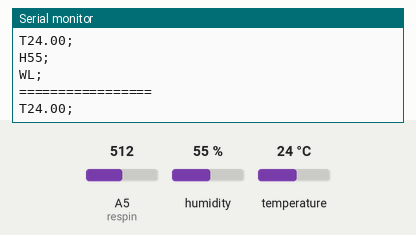
A sketch run on a simulated Arduino Uno, built with avr-gcc and run on an emulated ATmega328P. Shown: the last lines printed to the serial monitor. The test bench sets the inputs (shaded band); at power-on: A5 (respin) = 512, humidity 55 %, temperature 24 °C.

Above: at 5.8 s.
5.9 s: A5 (respin) set to 610
At 6.9 s:
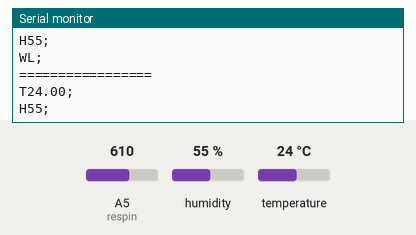
12.5 s: A5 (respin) set to 670
At 16.4 s:
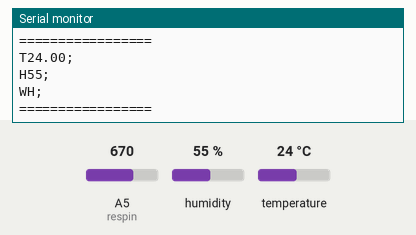
20.6 s: A5 (respin) set to 90
At 23.5 s:
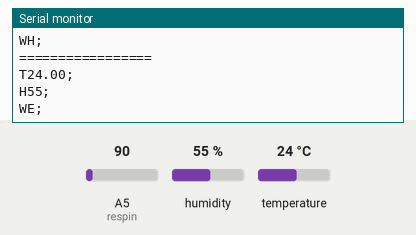
28.6 s: humidity set to 22 %
At 29.9 s:
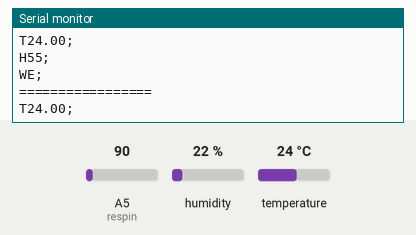
33.8 s: temperature set to 12 °C
At 34.6 s:
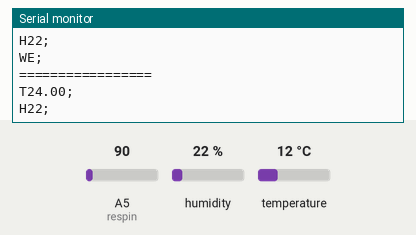
39.0 s: humidity set to 40 %
At 40.1 s:
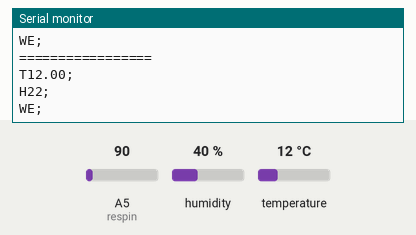
Timing chart, 0 to 42.0 s (numbered marks = the images above; inputs shaded):
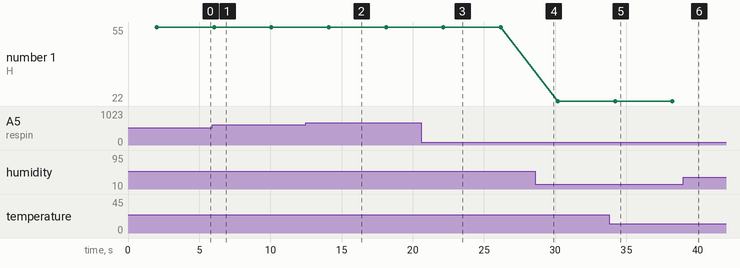

The sketch:

humidity_water_level.ino
```cpp
//humidity class
#include <SimpleDHT.h>

// for DHT11,
//      VCC: 5V or 3V
//      GND: GND
//      DATA: 2
int pinDHT11 = 2;
SimpleDHT11 dht11(pinDHT11);

//water level
int resval = 0;  // holds the value
int respin = A5; // sensor pin used


void setup() {
  // start the serial console
  Serial.begin(9600);
}

void loop() {
  //loop for humidity sensor
  // start working...
  Serial.println("=================");
  delay(1000);
  // read without samples.
  byte temperature = 0;
  byte humidity = 0;
  int err = SimpleDHTErrSuccess;
  if ((err = dht11.read(&temperature, &humidity, NULL)) != SimpleDHTErrSuccess) {
    Serial.print("Read DHT11 failed, err="); Serial.print(SimpleDHTErrCode(err));
    Serial.print(","); Serial.println(SimpleDHTErrDuration(err)); delay(1000);
    return;
  }
  Serial.print("T");//T:int;
  Serial.print((float)temperature); Serial.println(";");
  //make the delay consistant to humidity sensor
  delay(1000);
  Serial.print("H"); //H:int;
  Serial.print((int)humidity); Serial.println(";");

  // DHT11 sampling rate is 1HZ.
  delay(1000);

  //loop for water level sensor
   resval = analogRead(respin); //Read data from analog pin and store it to resval variable
  if (resval<=100){ Serial.println("WE;"); }//W:E/L/M/H;
  else if (resval>100 && resval<=600){ Serial.println("WL;"); }
  else if (resval>600 && resval<=660){ Serial.println("WM;"); }
  else if (resval>660){
    Serial.println("WH;");
  }
  delay(1000);
}
```

Measured:
- after the input at 12.5 s, the serial monitor: prints a new line after 2.6 s (image 2)
- after the input at 20.6 s, the serial monitor: prints a new line after 2.5 s (image 3)
- plotted number 1: 55 → 22 after the input at 28.6 s, 22 → 40 after the input at 39.0 s
